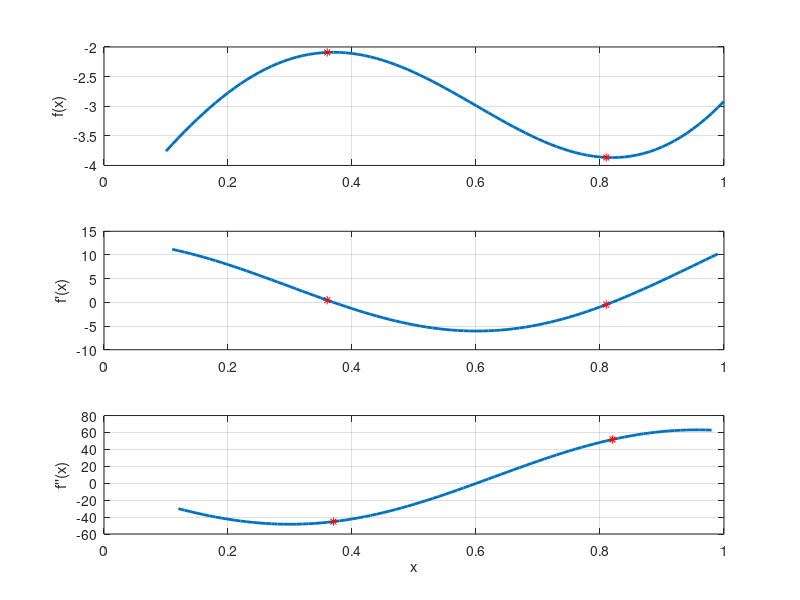

Here is the MATLAB script that generated this plot:
%%%%%%%%%%%%%%%%%%%%%%%%%%%%%%%%%%
% MATLAB code derivative.m
%%%%%%%%%%%%%%%%%%%%%%%%%%%%%%%%%%
%
% delx -> delta-x
% fx -> f(x)
% deriv -> derivative of the function at xd
% sderiv -> second derivative of the function at xdd
% signchange -> change of derivative sign
% locatepoints -> point at which derivative changes sign
% plot, subplot, xlabel, ylabel, hold -> MATLAB functions
%
delx = 0.01;
x=0.1:delx:1.0;
fx = @(x)2*sin(5*x)+3*x.^3-2*x.^2+3*x-5;
subplot(311), plot(x,fx(x),'LineWidth',2)  
hold on
ylabel('f(x)')
grid on

 for i = 2:length(x)-1
     xd(i-1) = x(i);
     deriv(i-1) = (fx(x(i+1))-fx(x(i-1)))/(2*delx);
 end

 subplot(312), plot(xd,deriv,'LineWidth',2)
 grid on
 hold on
 ylabel('f''(x)')
 signchange = deriv(1:length(deriv)-1).* deriv(2:length(deriv));
 locatepoints = xd(find(signchange<0))
 subplot(311), plot(locatepoints,fx(locatepoints),'r*')
 subplot(312), plot(xd(find(signchange<0)),deriv(find(signchange<0)),'r*')

 for ii = 2:length(xd)-1
    xdd(ii-1) = xd(ii);
    sderiv(ii-1) = (fx(xd(ii+1))+fx(xd(ii-1))-  2*fx(xd(ii)))/(delx*delx);
 end

 subplot(313), plot(xdd,sderiv,'LineWidth',2)
 grid on
 hold on
 subplot(313),    plot(xdd(find(signchange<0)),sderiv(find(signchange<0)),'r*')
 xlabel('x')
 ylabel('f''''(x)')
 
%%%%%%%%%%%%%%%%%%%%%%%%%%%%%%%%%%%
